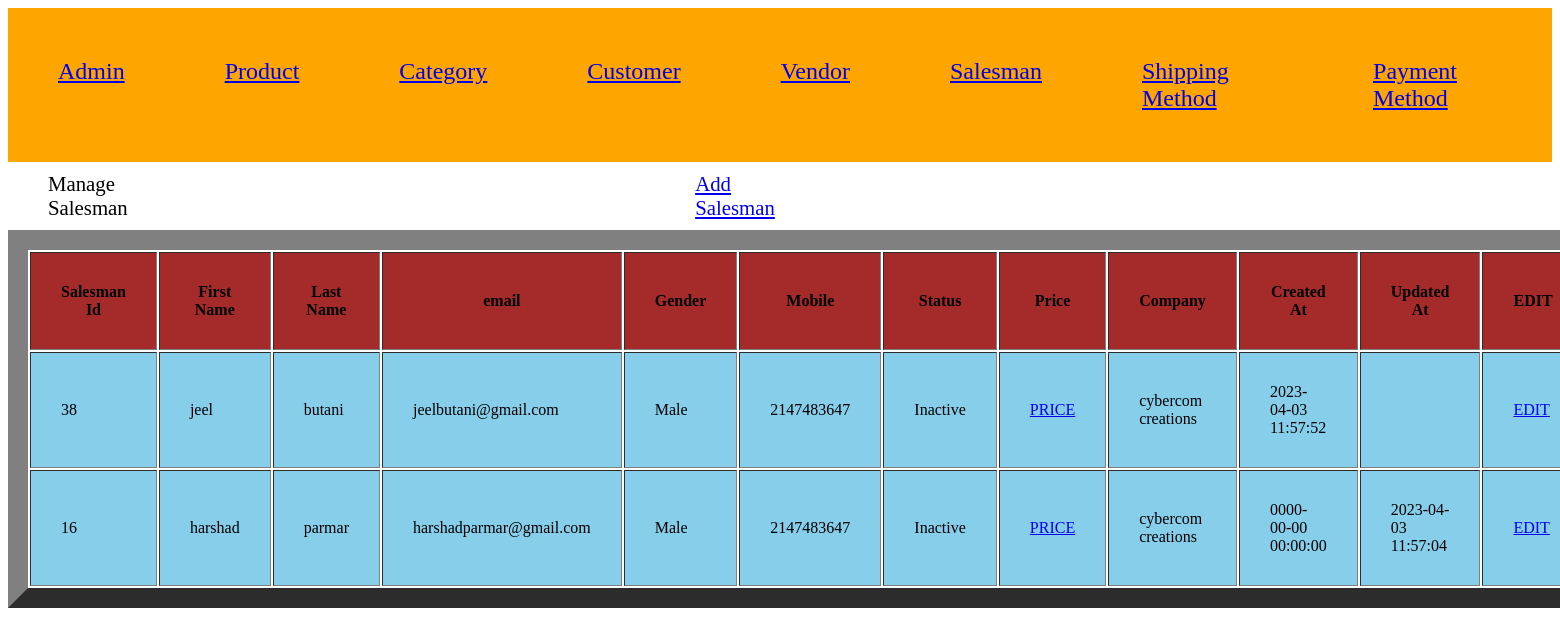
The app's page /project-harshad-parmar-04/index.php?c=salesman&a=grid with its own data.
### tables this page shows
CREATE TABLE `salesman` (
  `salesman_id` int(11) NOT NULL,
  `first_name` varchar(255) NOT NULL,
  `last_name` varchar(255) NOT NULL,
  `email` varchar(255) NOT NULL,
  `gender` tinyint(4) NOT NULL,
  `mobile` int(10) NOT NULL,
  `status` tinyint(4) NOT NULL,
  `company` varchar(255) NOT NULL,
  `created_at` datetime NOT NULL,
  `updated_at` datetime DEFAULT NULL
);

### project-harshad-parmar-04/Model/Core/View.php (called while the page is built, shortened)
<?php
class Model_Core_View
{
	protected $data = [];
	protected $template = null;
	public function __get($key)
	{
		return $this->data[$key];
	}
	public function setData($data)
	{
		$this->data = $data;
		return $this;
	}
	public function setTemplate($template)
	{
		$this->template = $template;
		return $this;
	}
	public function getTemplate()
	{
		return $this->template;
	}
	public function render()
	{
		require 'View' . DS . $this->getTemplate();
	}
	public function getUrl($action = null, $controller = null, $params = [], $resetParam = false)
	{
		return Ccc::getModel('Core_Url')->getUrl($action, $controller, $params, $resetParam);
	}
}
?>

### project-harshad-parmar-04/Controller/Core/Action.php (called while the page is built, shortened)
<?php
class Controller_Core_Action
{
	protected $view = null;
	public function setView($view)
	{
		$this->view = $view;
		return $this;
	}
	public function getView()
	{
		if ($this->view) {
			return $this->view;
		}
		$view = Ccc::getModel('Core_View');
		return $view;
	}
	public function render()
	{
		return $this->getView()->render();
	}
}
?>

### project-harshad-parmar-04/Controller/Salesman.php (called while the page is built, shortened)
<?php
class Controller_Salesman extends Controller_Core_Action
{
	public function gridAction()
	{
		try {
			$query = "SELECT * FROM `salesman` ORDER BY `first_name` DESC;";
			$salesmen =  Ccc::getModel('Salesman_Row')->fetchAll($query);
			$this->render();
		} catch (Exception $e) {
		}
	}
}
?>

### project-harshad-parmar-04/Controller/Core/Front.php (called while the page is built, shortened)
<?php
class Controller_Core_Front
{
	public function init()
	{
		$request = Ccc::getModel('Core_Request');
		$controller = new $controllerClassName();
		$actionName = $request->getActionName().'Action';
		$controller->$actionName();
	}
}
?>

### project-harshad-parmar-04/Index.php (called while the page is built, shortened)
<?php
spl_autoload_register(function ($className) {
    $classPath = str_replace('_', '/', $className);
});
class Ccc
{
	public static function init()
	{
		$front = new Controller_Core_Front();
		$front->init();
	}
	public static function getModel($className)
	{
		return new $className();
	}
}
Ccc::init();
?>

### project-harshad-parmar-04/Model/Core/Url.php (called while the page is built, shortened)
<?php
class Model_Core_Url
{
	public function getUrl($action = null, $controller = null, $params = [], $resetParam = false)
	{
		$request = Ccc::getModel('Core_Request');
		$final = $request->getParams();
		if ($resetParam) {
			$final = [];
		}
		if ($controller) {
			$final['c'] = $controller;
		}
		else {
			$final['c'] = $request->getControllerName();
		}
		if ($action) {
			$final['a'] = $action;
		}
		else {
			$final['a'] = $request->getActionName();
		}
		if ($params) {
			$final = array_merge($final, $params);
		}
		$queryString = http_build_query($final);
		$url = $_SERVER['REQUEST_SCHEME'] . "://" . $_SERVER['HTTP_HOST'] . $_SERVER['SCRIPT_NAME'] . "?" . $queryString;
		return $url;
	}
}
?>

### project-harshad-parmar-04/Model/Core/Request.php (called while the page is built, shortened)
<?php
class Model_Core_Request
{
	public function getParams($key=null, $value=null)
	{
		if ($key == null) {
			return $_GET;
		}
		if (array_key_exists($key, $_GET)) {
			return $_GET[$key];
		}
		return $value;
	}
	public function getControllerName()
	{
		return $this->getParams('c', 'Index');
	}
}
?>

### project-harshad-parmar-04/Model/Core/Table/Row.php (called while the page is built, shortened)
<?php
class Model_Core_Table_Row
{
	protected $data = [];
	protected $table = null;
	public function setTable($table)
	{
		$this->table = $table;
		return $this;
	}
	public function getTable()
	{
		if ($this->table) {
			return $this->table;
		}
		return $this->table;
	}
	public function __get($key)
	{
		if (array_key_exists($key, $this->data)) {
			return $this->data[$key];
		}
		return null;
	}
	public function setData($data)
	{
		$this->data = array_merge($this->data, $data);
		return $this;
	}
	public function fetchAll($query)
	{
		$result = $this->getTable()->fetchAll($query);
		$rows = [];
		foreach ($result as $row) {
			 $rows[] = (new $this)->setData($row)->setTable($this->getTable());
		}
		return $rows;
	}
}
?>

### project-harshad-parmar-04/Model/Core/Adapter.php (called while the page is built, shortened)
<?php
class Model_Core_Adapter
{
	public $config = [
		'host' => 'localhost',
		'username' => 'root',
		'password' => '',
		'dbname' => 'project-harshad-parmar-04'
	];
	public function connect(){
		$connect = mysqli_connect(
			$this->config['host'],
			$this->config['username'],
			$this->config['password'],
			$this->config['dbname']
		);
		return $connect;
	}
	public function fetchAll($query){
		$connect = $this->connect();
		$result = mysqli_query($connect, $query);
		if ($result->num_rows > 0) {
			return $result->fetch_all(MYSQLI_ASSOC);
		}
		return false;
	}
}
?>

### project-harshad-parmar-04/Model/Core/Table.php (called while the page is built, shortened)
<?php
class Model_Core_Table
{
	public function getAdapter()
	{
		$adapter = Ccc::getModel('Core_Adapter');
		return $adapter;
	}
	public function fetchAll($query)
	{
		return $this->getAdapter()->fetchAll($query);
	}
}
?>

### project-harshad-parmar-04/Model/Salesman/Row.php (called while the page is built, shortened)
<?php
class Model_Salesman_Row extends Model_Core_Table_Row
{
	public function getStatusOptions()
	{
		return [
			self::STATUS_ACTIVE => self::STATUS_ACTIVE_LBL,
			self::STATUS_INACTIVE => self::STATUS_INACTIVE_LBL
		];
	}
	public function getGenderOptions()
	{
		return [
			self::GENDER_MALE => self::GENDER_MALE_LBL,
			self::GENDER_FEMALE => self::GENDER_FEMALE_LBL
		];
	}
	public function getStatusText()
	{
		$statues = $this->getStatusOptions();
		if (array_key_exists($this->status, $statues)) {
			return $statues[$this->status];
		}
		return $statues[self::STATUS_DEFAULT];
	}
	public function getGenderText()
	{
		$genders = $this->getGenderOptions();
		if (array_key_exists($this->gender, $genders)) {
			return $genders[$this->gender];
		}
		return $genders[self::GENDER_DEFAULT];
	}
}
?>

### project-harshad-parmar-04/View/salesman/grid.phtml (the view, shortened to what this page needs)
<?php
$salesmen = $this->salesmen;
?>
<!DOCTYPE html>
<html>
<head>
	<link rel="stylesheet" type="text/css" href="Skin/css/style.css">
</head>
<body>
	<div class="body">
		<div class="box">
			Manage Salesman
		</div>
		<div class="link">
			<a href="<?php echo $this->getUrl('add', null, [], true);?>">Add Salesman</a>
		</div>
	</div>
	<table width="100%" cellpadding="30%" border="20px">
		<?php if (!$salesmen): ?>
		<tr>
			<td colspan="11" align="center"><b>No data found.</b></td>
		</tr>
		<?php else: ?>
		<tr bgcolor="brown">
			<th>Salesman Id</th>
			<th>First Name</th>
			<th>Last Name</th>
			<th>email</th>
			<th>Gender</th>
			<th>Mobile</th>
			<th>Status</th>
			<th>Price</th>
			<th>Company</th>
			<th>Created At</th>
			<th>Updated At</th>
			<th>EDIT</th>
		</tr>
		<?php foreach ($salesmen as $salesman) : ?>
		<tr bgcolor="skyblue">
			<td><?php echo $salesman->salesman_id; ?></td>
			<td><?php echo $salesman->first_name; ?></td>
			<td><?php echo $salesman->last_name; ?></td>
			<td><?php echo $salesman->email; ?></td>
			<td><?php echo $salesman->getGenderText(); ?></td>
			<td><?php echo $salesman->mobile; ?></td>
			<td><?php echo $salesman->getStatusText(); ?></td>
			<td><a href="<?php echo $this->getUrl('grid', 'salesman_price', ['id'=> $salesman->salesman_id]);?>">PRICE</a></td>
			<td><?php echo $salesman->company; ?></td>
			<td><?php echo $salesman->created_at; ?></td>
			<td><?php echo $salesman->updated_at; ?></td>
			<td><a href="<?php echo $this->getUrl('edit', null, ['id'=> $salesman->salesman_id]);?>">EDIT</a></td>
		</tr>
		<?php endforeach; ?>
		<?php endif; ?>
	</table>
</body>
</html>

### project-harshad-parmar-04/Skin/css/style.css (style rules this page uses)
.body { display: flex; width: 50%; margin-top: 10px; margin-bottom: 10px; font-size: 130% }
.box { margin-left: 40px; }
.link { margin-left: 70%; }

### records on screen
salesman: salesman_id "38", first_name "jeel", last_name "butani", email "jeelbutani@gmail.com", gender "Male", mobile "2147483647", status "Inactive", company "cybercom creations", created_at "2023-04-03 11:57:52"
salesman: salesman_id "16", first_name "harshad", last_name "parmar", email "harshadparmar@gmail.com", gender "Male", mobile "2147483647", status "Inactive", company "cybercom creations", created_at "0000-00-00 00:00:00", updated_at "2023-04-03 11:57:04"
